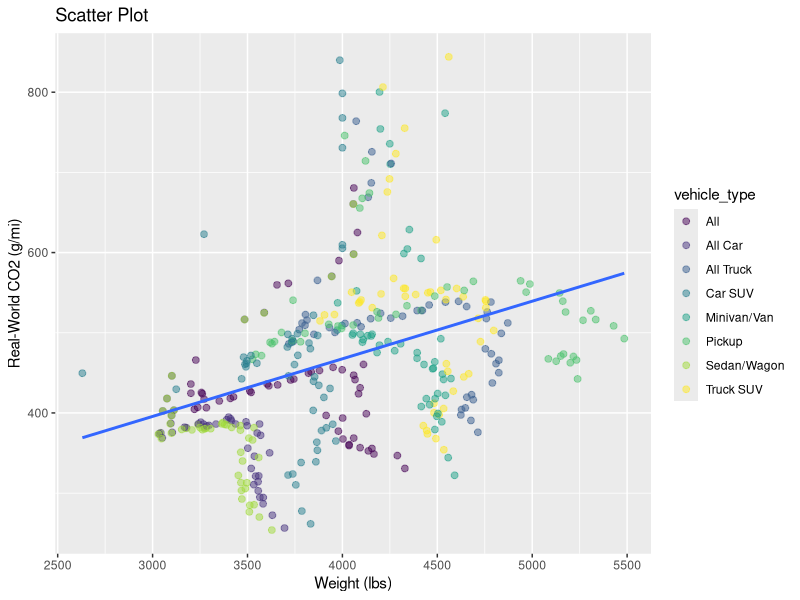
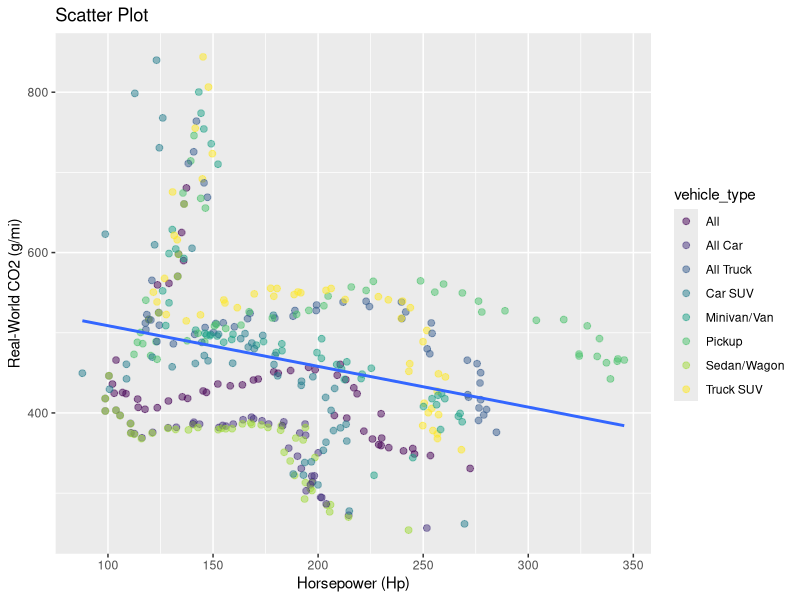
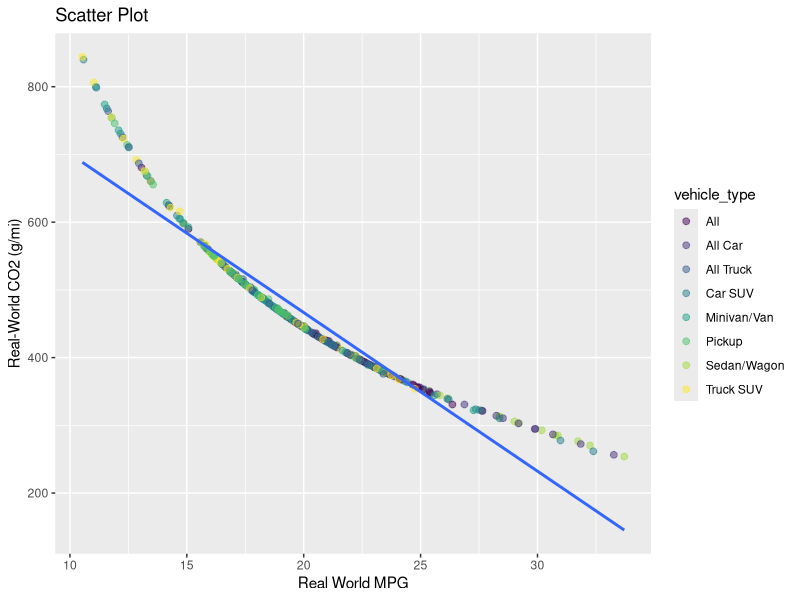

Reproduce these figures in R, in order.
## ---- chunk 1
#| label: load-packages
#| include: false
#| warning: false

library(tidyverse)
## ---- chunk 2
#| label: reading-data
#| warning: false
automobile_data <- read.csv("Greenhouse Gas Emissions by Vehicle type.csv")
data("automobile_data")
automobile_data[automobile_data == "-"] <- NA
names(automobile_data) <- tolower(gsub("\\.", "_", names(automobile_data)))

## ---- chunk 3
#| warning: false
#| label: fig-comp
#| fig-cap: "Car weight (lb) and horsepower (hp) plotted individually with Real-world CO2 (g/mi)."
#| fig-subcap:
#|   - "Car weight colored by Vehicle type"
#|   - "Car Horsepower colored by Vehicle type"
#| layout-ncol: 2
#| column: page-inset-right

cor(automobile_data$weight__lbs_, automobile_data$real_world_co2__g_mi_)
cor(automobile_data$horsepower__hp_, automobile_data$real_world_co2__g_mi_)

ggplot(data = automobile_data, aes(x=weight__lbs_, y=real_world_co2__g_mi_ )) +
  geom_point(aes(color = vehicle_type), alpha = 0.5, size = 2) + geom_smooth(method = "lm", se = FALSE) +
  labs(title = "Scatter Plot", x = "Weight (lbs)", y = "Real-World CO2 (g/mi)") + scale_color_viridis_d() 
  

ggplot(data = automobile_data, aes(x=horsepower__hp_, y=real_world_co2__g_mi_)) +
  geom_point(aes(color = vehicle_type),alpha = 0.5, size = 2) + geom_smooth(method = "lm", se = FALSE)+
  labs(title = "Scatter Plot", x = "Horsepower (Hp)", y = "Real-World CO2 (g/mi)") + scale_color_viridis_d() 
## ---- chunk 4
#| warning: false
#| label: fig-scatterplot
#| fig-cap: "Real World CO2 emission and Real-World MPG scatter plot"
#| fig-subcap:
#|   - "Real World MPG colored by Vehicle type"
#| fig-alt: "Scatterplot of city vs. highway mileage for cars, where points are colored by the number of cylinders. The plot displays a positive, linear, and strong relationship between city and highway mileage, and mileage increases as the number of cylinders decreases."
#| fig-width: 6
#| fig-height: 3.5

cor(automobile_data$real_world_mpg, automobile_data$real_world_co2__g_mi_)

ggplot(data = automobile_data, aes(x=real_world_mpg, y=real_world_co2__g_mi_)) +
  geom_point(aes(color = vehicle_type),alpha = 0.5, size = 2) + geom_smooth(method="lm", se = FALSE) +
  labs(title = "Scatter Plot", x = "Real World MPG", y = "Real-World CO2 (g/mi)") + scale_color_viridis_d()


## ---- chunk 5
#| warning: false

c(cor(automobile_data$real_world_mpg, automobile_data$real_world_mpg_city), cor(automobile_data$real_world_mpg, automobile_data$real_world_mpg_hwy))

## ---- chunk 6
#| warning: false
#| answer: false

modelA <- lm(real_world_co2__g_mi_ ~ real_world_mpg, data = automobile_data)
summary(modelA)
## ---- chunk 7
#| warning: false
#| answer: false

modelB <- lm(real_world_co2__g_mi_ ~ real_world_mpg + weight__lbs_ + horsepower__hp_ , data = automobile_data)
summary(modelB)
## ---- chunk 8
#| warning: false
#| answer: false

modelB <- lm(log(real_world_co2__g_mi_) ~ real_world_mpg + weight__lbs_ + horsepower__hp_ , data = automobile_data)
summary(modelB)
